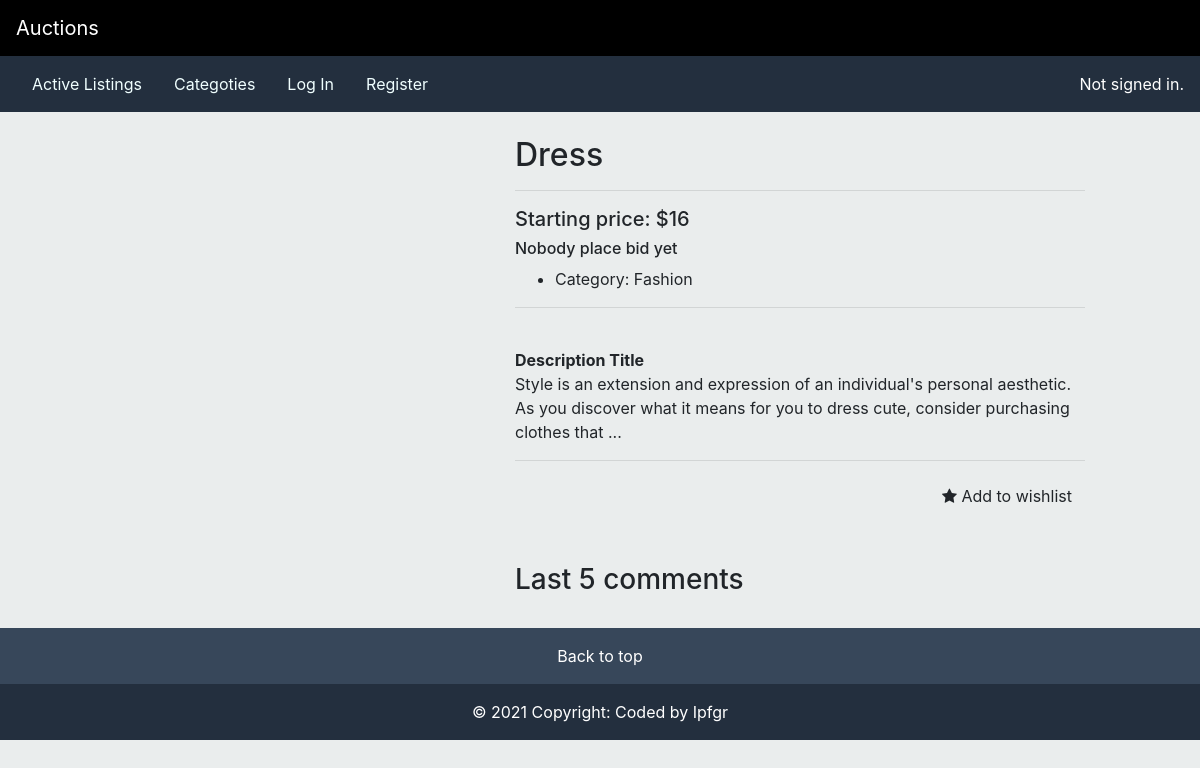
/product/Dress, run on the app's committed database.
### auctions/models.py (models this page shows, shortened)
class Product(models.Model):
    auto_increment_id = models.AutoField(primary_key=True)
    author=models.CharField(max_length=100,default="unknow")
    title= models.CharField(max_length=64)
    description= models.TextField()
    startbid= models.PositiveIntegerField(null=True, blank=True)
    imgurl= models.URLField(max_length=200, default= "https://www.commonequity.com.au/wp-content/plugins/download-manager/assets/images/img-404.png")
    category= models.ForeignKey(Category, on_delete=models.CASCADE, related_name="ctg", default="None")
    active = models.BooleanField()
    email= models.EmailField(max_length=128,null=True)
    winner= models.CharField(max_length=100, default="Not yet have Winner")

class Category(models.Model):
    class Meta:
        verbose_name_plural = "categories"
    id = models.AutoField(primary_key=True)
    categories=models.CharField(max_length=64, default="None")
    def __str__(self):
        return self.categories

### auctions/views.py (the view, shortened to what this page needs)
# urls.py: path("product", views.product, name="product"),
def product(request, id):
    id_var=id
    entry = Product.objects.get(title=id)
    close_button = 0
    current_bid = 0
    current_bid = (
        Bid.objects.filter(product_id=entry.auto_increment_id).order_by("id").last()
    )
    check_win=(Product.objects.filter(active=False, winner=request.user.username, title=id))
    wl = WatchListForUser.objects.filter(user=request.user.username, watchlist=id)
    if entry.author == request.user.username:
        close_button = 1
    else:
        close_button = 0
    if request.method == "GET":
        newcomment = request.GET.get("newcomment")
        currentuser = request.user.username
        cm = Comment.objects.filter(title_id=entry.auto_increment_id)
        if newcomment is not None:
            newc = Comment(title_id=entry.auto_increment_id, comment_text=newcomment)
            newc.save()
            return HttpResponseRedirect(id)
        context = {
            "id": entry.auto_increment_id,
            "title": entry.title,
            "descr": entry.description,
            "strbid": entry.startbid,
            "imgurl": entry.imgurl,
            "category": entry.category,
            "active": entry.active,
            "email": entry.email,
            "form": commentform,
            "comment_obj": cm[:5],
            "close_button": close_button,
            "watchlist":wl.exists(),
            "current_bid": current_bid.bid,
            "win":check_win.exists()
        }
        return render(request, "auctions/product.html", context)

### auctions/templates/auctions/product.html (shortened to what this page needs)
{% extends "auctions/layout.html" %}
{% load static %}
{% block body %}
<div class="col-sm-12 col-md-12 col-lg-12">
    <div class="product-content product-wrap clearfix product-deatil">
        <div class="row">
            <div class="col-md-5 col-sm-12 col-xs-12">
                <div class="product-image">
                        <div class="carousel-inner">
                            <div class="item active">
                            </div>
                        </div>
                       </div>
            </div>
            <div class="col-md-6 col-md-offset-1 col-sm-12 col-xs-12">
                <h2 class="name">
                    {{title}}
                </h2>
                <hr />
                <div class="price-container">
                   <h5>Starting price: ${{strbid}}</h5>
                {%if current_bid > 0 %}
                    <h3>Current bid: ${{current_bid}}</h3>
                {%else%}
                    <h6>Nobody place bid yet</h6>
                {%endif%}
                </div>
                <div>
                    <ul>
                        <li>
                            </h5>Category: <span>{{category}}</span></h5>
                        </li>
                    </ul>
                </div>
                <hr />
                <div class="description description-tabs">
                    <div id="myTabContent" class="tab-content">
                            <br />
                            <strong>Description Title</strong>
                            <p>{{descr}}
                            </p>
                    </div>
                </div>
                <hr />
                <div class="row">
                    <div class="col-sm-12 col-md-6 col-lg-6" >
        </div>
                    <div class="col-sm-12 col-md-6 col-lg-6">
                        <div class="btn-group pull-right">
                        <form action={% url 'watchlist' %} method="POST">
                               {% if watchlist%}
                               <button type="submit" name="rm_watchlist" value="{{title}}" class="btn btn-white btn-default"><i class="fa fa-star"></i> Remove from wishlist</button>
                                {%else%}
                               <button type="submit" name="add_watchlist" value="{{title}}" class="btn btn-white btn-default"><i class="fa fa-star"></i> Add to wishlist</button>
                                {%endif%}
                        </form>
                        </div>
                    </div>
                </div>
                <br>
                <br>
                <h3>Last 5 comments</h3>
                <br />
            </div>
        </div>
    </div>
</div>
{% endblock %}

### auctions/static/auctions/styles.css (style rules this page uses)
body { padding: 0px; background-color:#EAEDED; }

### data on the page
Product: title "Dress", description "Style is an extension and expression of an individual's personal aesthetic. As you discover what it means for you to dress cute, consider purchasing clothes that ..."
Category: categories "Fashion"

### other printed values
{{ strbid }} "16"
